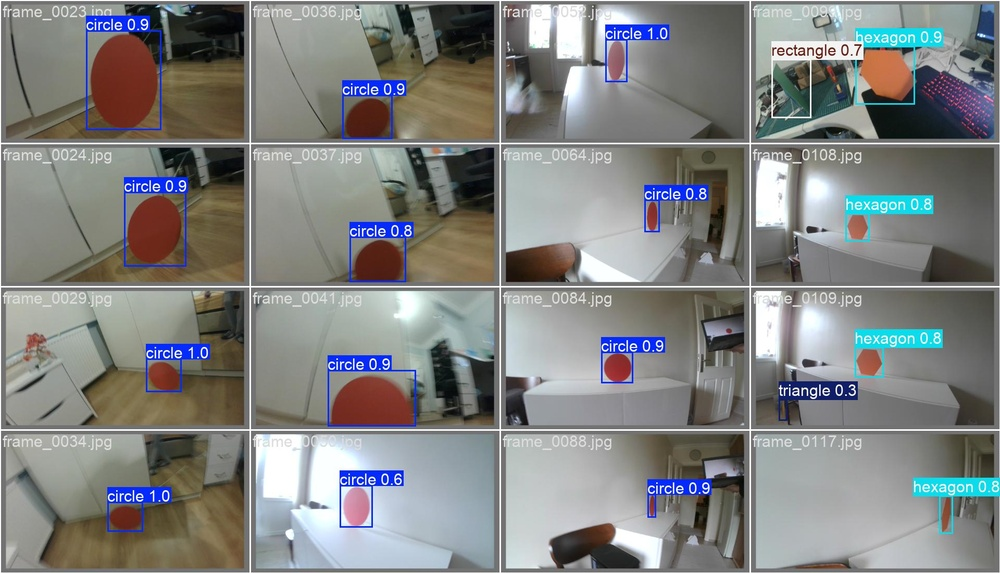
#> input picture model_building/model_train/runs/detect/val/val_batch0_pred.jpg, 1000 x 573 px, shrunk from 1920 x 1100 before the run, given in place of the camera
$ python camera.py
#> lines starting #> are read from the running program, lines starting #| are printed output that depends on the picture; after the words box and inside, x2 and y2 are one past the last pixel; in counts of white or black regions, pixels touching at a corner belong together
import cv2 as cv
import numpy as np

cap = cv.VideoCapture(0)

LOW_BLACK = np.array([0, 120, 120], np.uint8)
HIGH_BLACK = np.array([10, 255, 255], np.uint8)

while True:
    ret, frame = cap.read()
#> frame is the input picture: shape (573, 1000, 3); mean B, G, R 129.3, 130.5, 129.2
    if ret:
        frame_hsv = cv.cvtColor(frame, cv.COLOR_BGR2HSV)
#> frame_hsv: shape (573, 1000, 3); mean H, S, V 54.9, 42, 140.2

        mask = cv.inRange(frame_hsv, LOW_BLACK, HIGH_BLACK)
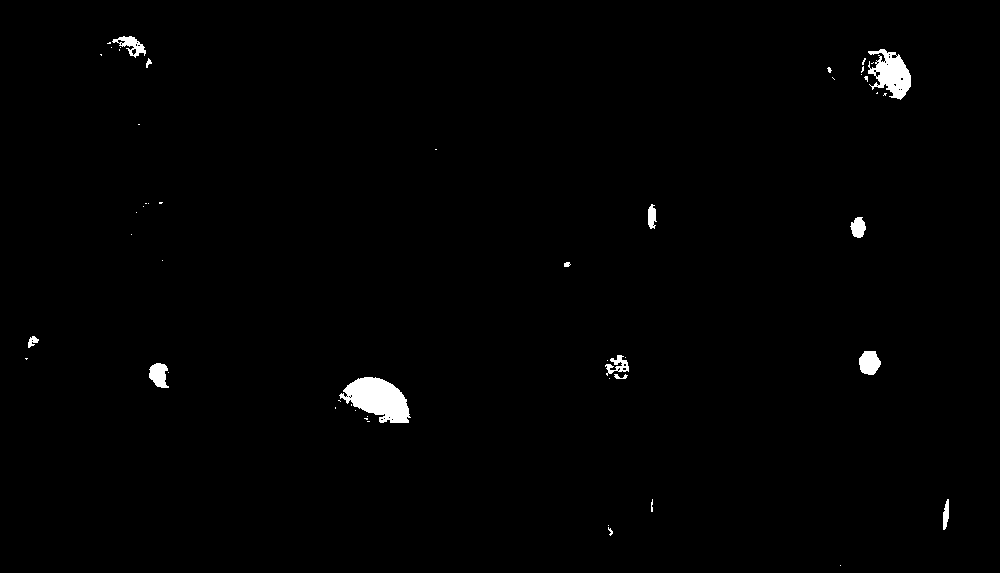
#> mask: shape (573, 1000); 0.96% white; 52 white regions (37 under 20 px)
        mask = cv.GaussianBlur(src=mask, ksize=(3, 3), sigmaX=2)
        mask = cv.erode(src=mask, kernel=(5, 5), iterations=2)
        mask = cv.dilate(src=mask, kernel=(5, 5), iterations=2)

        (contours, _) = cv.findContours(mask.copy(), cv.RETR_TREE, cv.CHAIN_APPROX_SIMPLE)
#> contours = 42 contours, 25 with area under 20; largest, box (x1, y1, x2, y2) and area: (337, 378, 412, 426) 2268, (860, 50, 912, 103) 1727, (604, 356, 630, 382) 476, (106, 37, 147, 61) 474, (858, 352, 882, 378) 465

        cv.drawContours(frame, contours, -1, (0, 255, 0), 2)
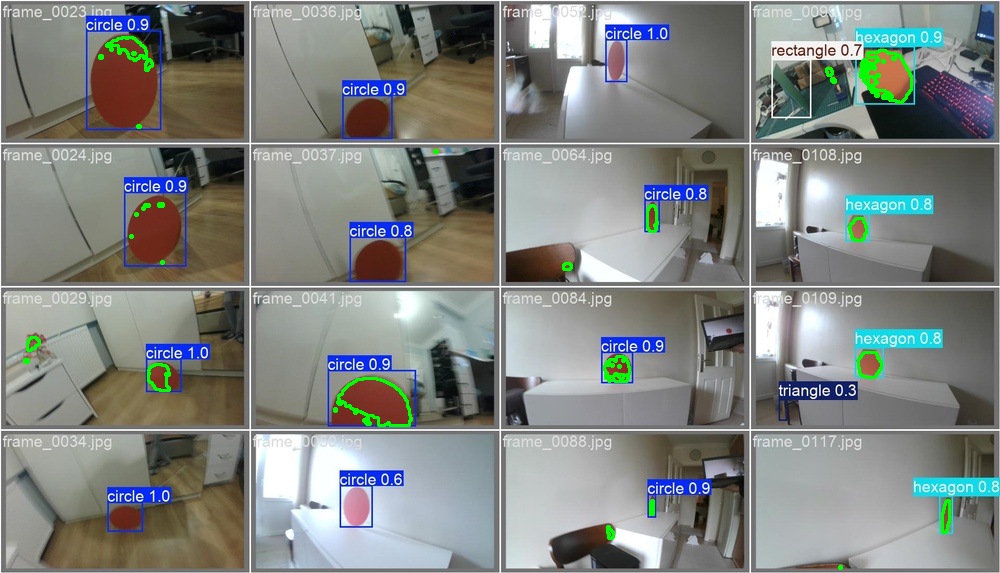
#> frame: shape (573, 1000, 3); 0.85% of pixels changed, all inside (x1, y1, x2, y2) = (23, 36, 951, 570)
        cv.imshow('frame', frame)


    if cv.waitKey(25) & 0xFF == ord('q'):
#> (key q is pressed here)
        break

    else:
        print("Returned None from capture object")

cap.release()
cv.destroyAllWindows()

$ run again, on model_building/model_train/runs/detect/val/val_batch1_pred.jpg
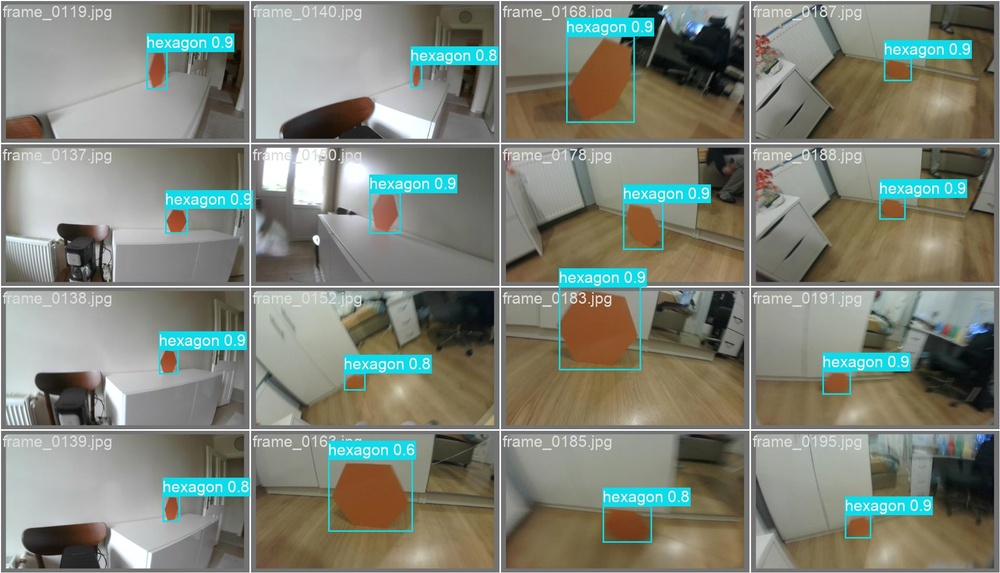
#> input picture model_building/model_train/runs/detect/val/val_batch1_pred.jpg, 1000 x 573 px, shrunk from 1920 x 1100 before the run, given in place of the camera
#> frame is the input picture: shape (573, 1000, 3); mean B, G, R 119.8, 131, 127.1
#> frame_hsv: shape (573, 1000, 3); mean H, S, V 42.7, 53.1, 137.8
#> `mask = cv.inRange(frame_hsv, LOW_BLACK, HIGH_BLACK)`:
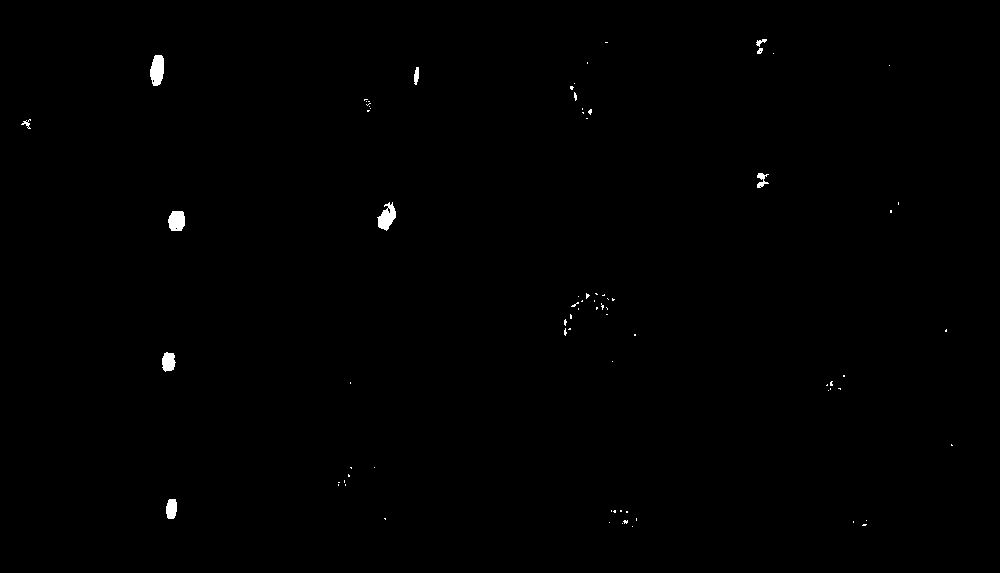
#> mask: shape (573, 1000); 0.34% white; 79 white regions (69 under 20 px)
#> contours = 56 contours, 37 with area under 20; largest, box (x1, y1, x2, y2) and area: (149, 56, 165, 89) 402, (376, 203, 397, 234) 395, (167, 212, 186, 234) 335, (161, 353, 177, 375) 260, (165, 500, 178, 522) 224
#> `cv.drawContours(frame, contours, -1, (0, 255, 0), 2)`:
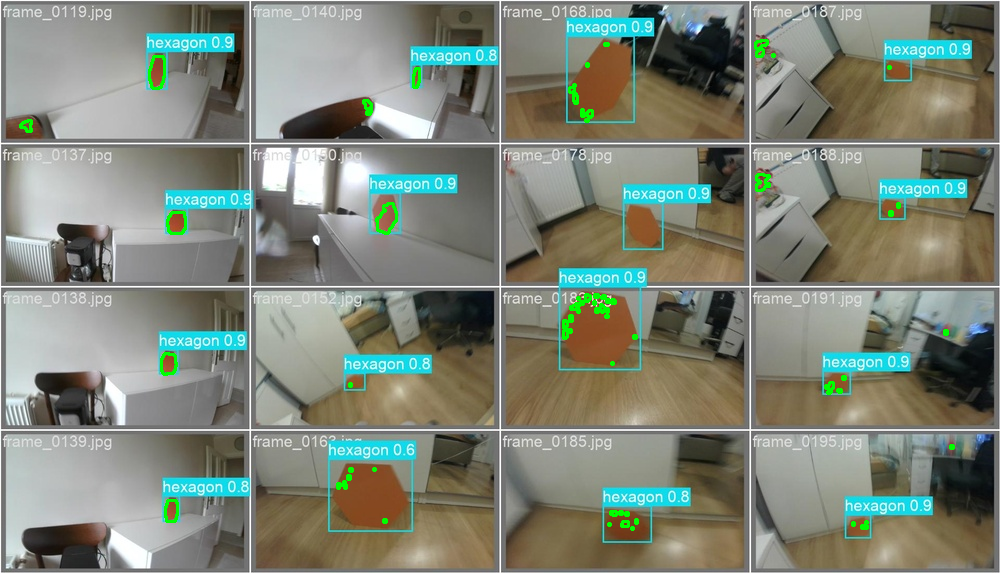
#> frame: shape (573, 1000, 3); 0.7% of pixels changed, all inside (x1, y1, x2, y2) = (19, 39, 955, 531)

$ run again, on model_building/model_train/runs/detect/val/val_batch2_pred.jpg
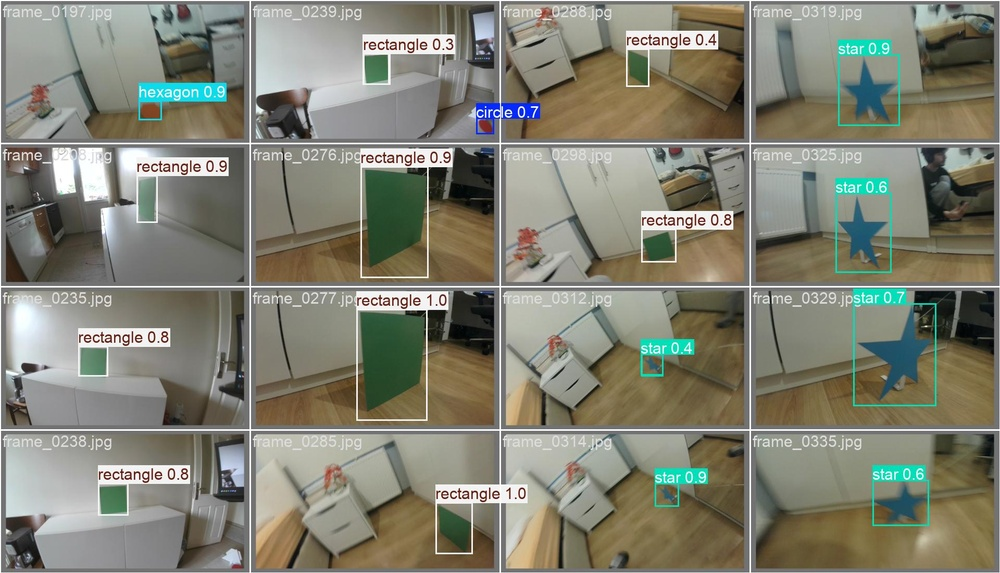
#> input picture model_building/model_train/runs/detect/val/val_batch2_pred.jpg, 1000 x 573 px, shrunk from 1920 x 1100 before the run, given in place of the camera
#> frame is the input picture: shape (573, 1000, 3); mean B, G, R 115.1, 129.3, 129.4
#> frame_hsv: shape (573, 1000, 3); mean H, S, V 40.9, 51, 135.3
#> `mask = cv.inRange(frame_hsv, LOW_BLACK, HIGH_BLACK)`:
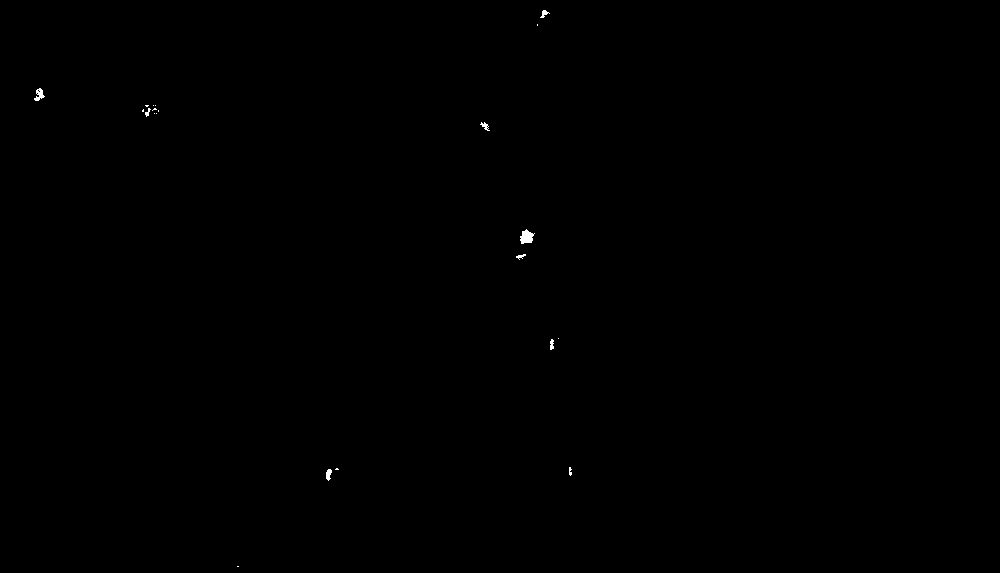
#> mask: shape (573, 1000); 0.09% white; 21 white regions (12 under 20 px)
#> contours = 15 contours, 6 with area under 20; largest, box (x1, y1, x2, y2) and area: (519, 230, 536, 247) 184, (141, 106, 160, 120) 136, (33, 89, 46, 104) 116, (325, 470, 333, 484) 75, (479, 123, 491, 134) 72
#> `cv.drawContours(frame, contours, -1, (0, 255, 0), 2)`:
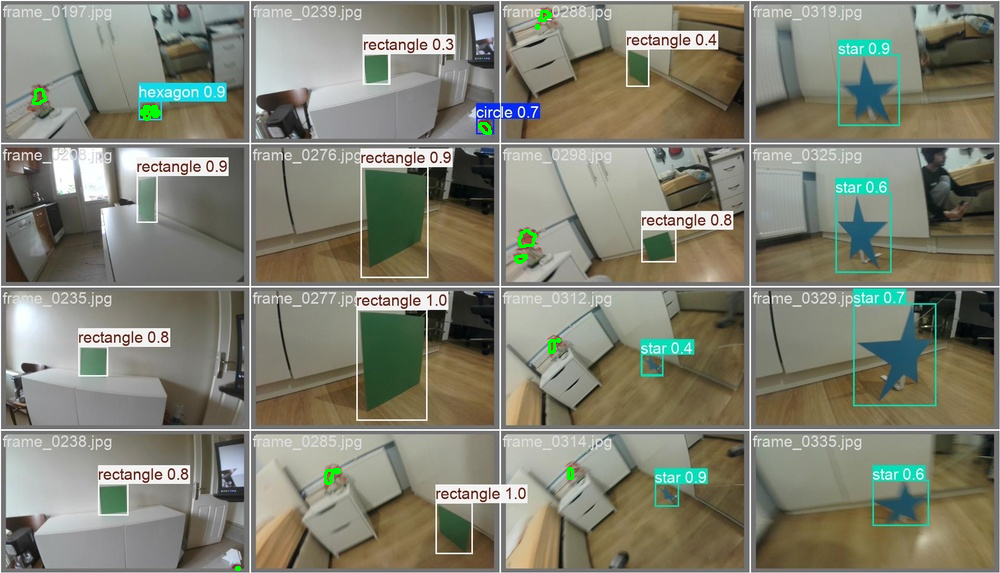
#> frame: shape (573, 1000, 3); 0.22% of pixels changed, all inside (x1, y1, x2, y2) = (32, 10, 574, 571)
